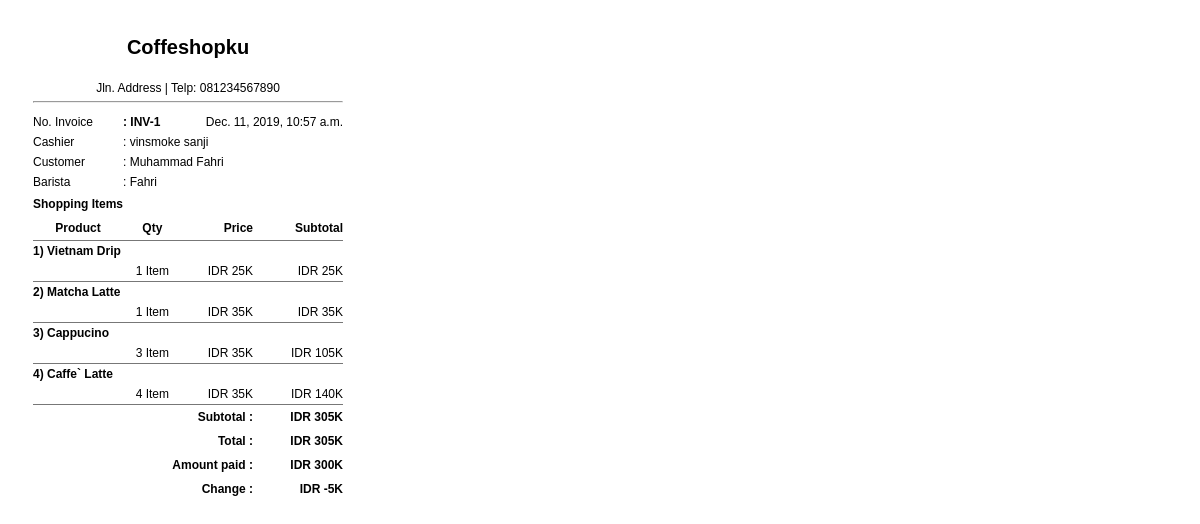
The page /orders/invoice_print/1 (signed in) on the database its author committed.
### customers/models.py (models this page shows, shortened)
class Orders(models.Model):
    class Meta:
        db_table = 'orders'
    id          = models.AutoField(primary_key=True,max_length=11)
    invoice     = models.CharField(unique=True, max_length=191)
    customer    = models.ForeignKey('Customers',on_delete=models.CASCADE)
    user        = models.ForeignKey('accounts.User',on_delete=models.CASCADE)
    total       = models.IntegerField()
    created_at  = models.DateTimeField(auto_now_add=True)
    updated_at  = models.DateTimeField(auto_now=True)

class Customers(models.Model):
    class Meta:
        db_table = 'customers'
    id          = models.AutoField(primary_key=True,max_length=11)
    email       = models.EmailField(blank=True, null=True)
    name        = models.CharField(max_length=100)
    address     = models.TextField(blank=True, null=True)
    phone       = models.CharField(max_length=15,blank=True, null=True)
    payment     = models.PositiveIntegerField(blank=True, null=True)
    barista     = models.ForeignKey('accounts.User',on_delete=models.CASCADE)
    created_at  = models.DateTimeField(auto_now_add=True)
    updated_at  = models.DateTimeField(auto_now=True)

class OrderDetails(models.Model):
    class Meta:
        db_table = 'order_details'
    id          = models.AutoField(primary_key=True,max_length=11)
    order       = models.ForeignKey('Orders', on_delete=models.CASCADE)
    product     = models.ForeignKey('products.Products', on_delete=models.CASCADE)
    qty         = models.IntegerField()
    price       = models.IntegerField()
    created_at  = models.DateTimeField(auto_now_add=True)
    updated_at  = models.DateTimeField(auto_now=True)

### accounts/models.py (models this page shows, shortened)
class User(AbstractBaseUser, PermissionsMixin):
    email = models.EmailField(_('email'), unique=True)
    username = models.CharField(_('username'), max_length=45, unique=True)
    first_name = models.CharField(_('first name'), max_length=30, blank=True)
    last_name = models.CharField(_('last name'), max_length=30, blank=True)
    date_joined = models.DateTimeField(_('date joined'), auto_now_add=True)
    is_active = models.BooleanField(_('active'), default=True)
    avatar = models.ImageField(upload_to=path_and_rename, null=True, blank=True)
    objects = UserManager()
    EMAIL_FIELD    = 'email'
    USERNAME_FIELD = 'username'
    REQUIRED_FIELDS = []
    class Meta:
        verbose_name = _('user')
        verbose_name_plural = _('users')

### products/models.py (models this page shows)
class Products(models.Model):
    class Meta:
        db_table = 'products'
    id          = models.AutoField(primary_key=True,max_length=11)
    name        = models.CharField(max_length=80)
    code        = models.CharField(max_length=50, unique=True)
    photo       = models.ImageField(upload_to=path_and_rename)
    description = models.CharField(max_length=191, blank=True, null=True)
    stock       = models.PositiveIntegerField()
    price       = models.CharField(max_length=191)
    categories  = models.ForeignKey('Category',related_name='to_products',on_delete=models.CASCADE)
    created_at  = models.DateTimeField(auto_now_add=True)
    updated_at  = models.DateTimeField(auto_now=True)
    def __str__(self):
        return self.name

### customers/views.py (the view)
# urls.py: path('invoice_print/<int:pk>',login_required(GenerateInvoicePrint.as_view(template_name='invoice/invoice_print.html')),name='invoice_print'),
class GenerateInvoicePrint(DetailView):
    def get(self, request, *args, **kwargs):
        self.object = None
        kwargs['totalPrice']           = OrderDetails.objects.filter(order_id=self.kwargs['pk']).aggregate(totalPrice=Sum('price'))
        kwargs['totalQty']             = OrderDetails.objects.filter(order_id=self.kwargs['pk']).aggregate(totalQty=Sum('qty'))
        kwargs['total']                = OrderDetails.objects.filter(order_id=self.kwargs['pk']).aggregate(total=Sum(F('qty') * F('price')))
        kwargs['order']                = OrderDetails.objects.all().filter(order_id=self.kwargs['pk'])
        kwargs['orders']               = Orders.objects.all().get(pk=self.kwargs['pk'])
        kwargs['date_order']           = Orders.objects.get(pk=self.kwargs['pk']).created_at
        return self.render_to_response(self.get_context_data(**kwargs))
    def get_context_data(self, **kwargs):
        context = super().get_context_data(**kwargs)
        return context

### accounts/auth.py (called while the page is built)
    def get_user(self, user_id):
        UserModel = get_user_model()
        try:
            return UserModel._default_manager.get(pk=user_id)
        except UserModel.DoesNotExist:
            return None

### customers/templatetags/my_filters.py (called while the page is built)
def currency(dollars):
    if(dollars):
        dollars = round(float(dollars), 2)
        return "IDR %s%s" % (intcomma(int(dollars)), ("K"))
    if(dollars == 0):
        return "IDR %s%s" % (intcomma(int(0)), ("K"))

def subamount(qty,price):
    return qty * price

def changepaid(total,paid):
    return paid - total

### templates/invoice/invoice_print.html (shortened to what this page needs)
{% load my_filters %}
<!DOCTYPE html>
<html lang="id">
<head>
</head>
<body onload="window.print();">
    <div class="container">
        <table class="receipt-table">
            <tbody>
                <tr>
                    <td colspan="5">
                        <h2 class="text-center">Coffeshopku</h2>
                    </td>
                </tr>
                <tr>
                    <td colspan="5">
                        <p class="text-center">Jln. Address | Telp: 081234567890</p>
                        <hr>
                    </td>
                </tr>
                <tr>
                    <td style="width:90px">No. Invoice</td>
                    <td class="strong">: {{ orders.invoice }}</td>
                    <td colspan="4" class="text-right">{{date_order}}</td>
                </tr>
                <tr>
                    <td>Cashier</td>
                    <td style="width: auto;" colspan="2" >: {{orders.user.first_name}} {{orders.user.last_name}}</td>
                </tr>
                <tr>
                    <td>Customer</td>
                    <td colspan="2">: {{ orders.customer.name }}</td>
                </tr>
                <tr>
                    <td>Barista</td>
                    <td colspan="2">: {{ orders.customer.barista.last_name }}</td>
                </tr>
                <tr>
                    <th colspan="3" class="text-left">Shopping Items</th>
                </tr>
                <tr>
                    <th class="border-bottom">Product</th>
                    <th class="border-bottom">Qty</th>
                    <th class="text-right border-bottom">Price</th>
                    <th class="text-right border-bottom" style="width:90px">Subtotal</th>
                </tr>
                {% for row in order %}
                <tr>
                    <td class="strong" colspan="3">{{ forloop.counter }})&nbsp;{{ row.product }}</td>
                </tr>
                <tr>
                    <td class="text-center border-bottom"></td>
                    <td class="text-center border-bottom">{{row.qty}} Item</td>
                    <td class="text-right border-bottom">{{ row.price|currency }}</td>
                    <td class="text-right border-bottom">{{row.qty|subamount:row.price|currency}}</td>
                </tr>
                {% empty %}
                <tr>
                    <td class="text-center" colspan="7">Tidak ada data transaksi</td>
                </tr>
                {% endfor %}
                <tr>
                    <th colspan="3" class="text-right">Subtotal :</th>
                    <th class="text-right">{{ total.total|currency }}</th>
                </tr>
                <tr>
                    <th colspan="3" class="text-right">Total :</th>
                    <th class="text-right">{{ total.total|currency }}</th>
                </tr>
                <tr>
                    <th colspan="3" class="text-right">Amount paid :</th>
                    <th class="text-right">{{ orders.customer.payment|currency}}</th>
                </tr>
                <tr>
                    <th colspan="3" class="text-right">Change :</th>
                    <th class="text-right">{{total.total|changepaid:orders.customer.payment|currency}}</th>
                </tr>
            </tbody>
        </table>
    </div>
</body>
</html>

### templates/invoice/invoice_print.html (style rules this page uses)
table.receipt-table { width: 310px; border-collapse: collapse; }
table.receipt-table th { padding: 5px 0; }
table.receipt-table td { padding: 3px 0; }
html { margin: 25px; }
body { font-family: 'Arial', sans-serif; font-size: 12px; }
table { border-spacing: 1px; }
td, th { padding: 0px; }
td { vertical-align: top; }
h1, h2, h3, h4 { margin: 0; }
h2 { font-size: 20px; margin-bottom: 16px }
.text-center { text-align: center; vertical-align: middle; }
.text-right { text-align: right; }
.text-left { text-align: left; }
p { margin: 0 0 3px 0; }
div { margin: 0; padding: 0; }
.strong { font-weight: bold; }
.border-bottom { border-bottom: 1px solid #777; }

### rows shown on the page
Orders: invoice "INV-1", created_at "Dec. 11, 2019, 10:57 a.m.", user.first_name "vinsmoke", user.last_name "sanji", customer.name "Muhammad Fahri", customer.barista.last_name "Fahri", customer.payment "IDR 300K", total|changepaid "IDR -5K"
OrderDetails: product "Vietnam Drip", qty "1", price "IDR 25K", qty|subamount "IDR 25K"
OrderDetails: product "Matcha Latte", qty "1", price "IDR 35K", qty|subamount "IDR 35K"
OrderDetails: product "Cappucino", qty "3", price "IDR 35K", qty|subamount "IDR 105K"
OrderDetails: product "Caffe` Latte", qty "4", price "IDR 35K", qty|subamount "IDR 140K"

### other values the page prints
{{ total.total|currency }} "IDR 305K"
